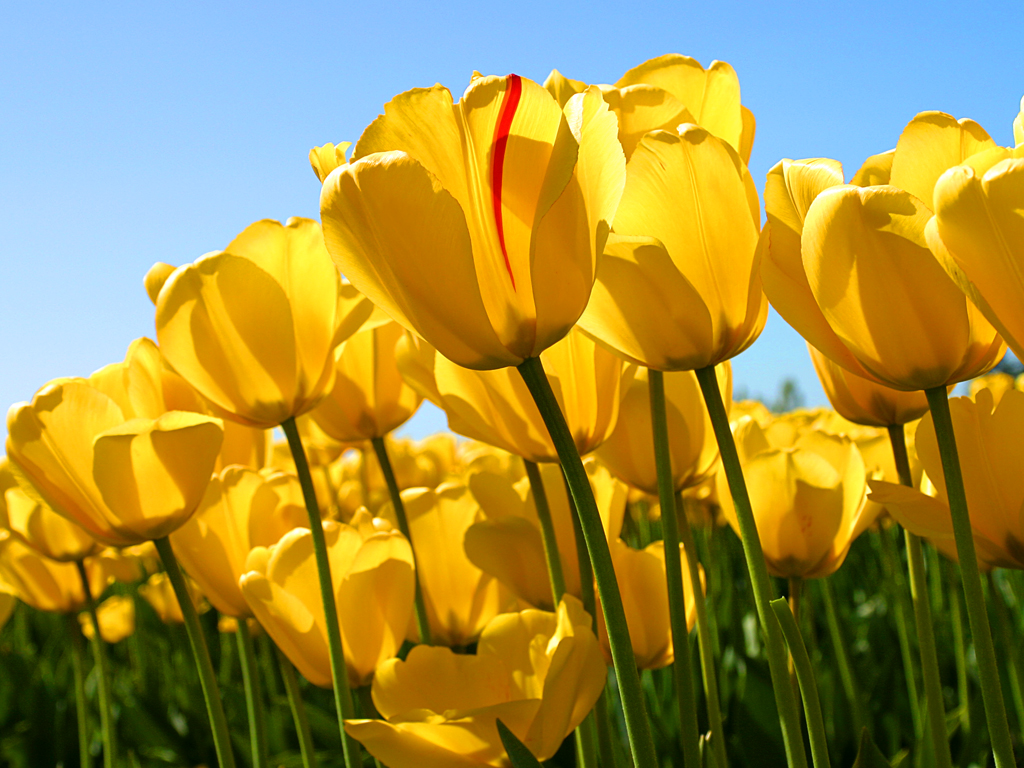
#> input picture Dataset_opencvdl/Q1_Image/Flower.jpg, 1024 x 768 px, found by its file name
$ python p12.py
#> lines starting #> are read from the running program, lines starting #| are printed output that depends on the picture
import cv2

img = cv2.imread("homework1\Dataset_opencvdl\Q1_Image\Flower.jpg")
#> img is the input picture: shape (768, 1024, 3); mean B, G, R 66.7, 143.3, 161.3

# deal with red seperation(channel = 2)

red_image = img.copy()
red_image[:,:,0] = 0
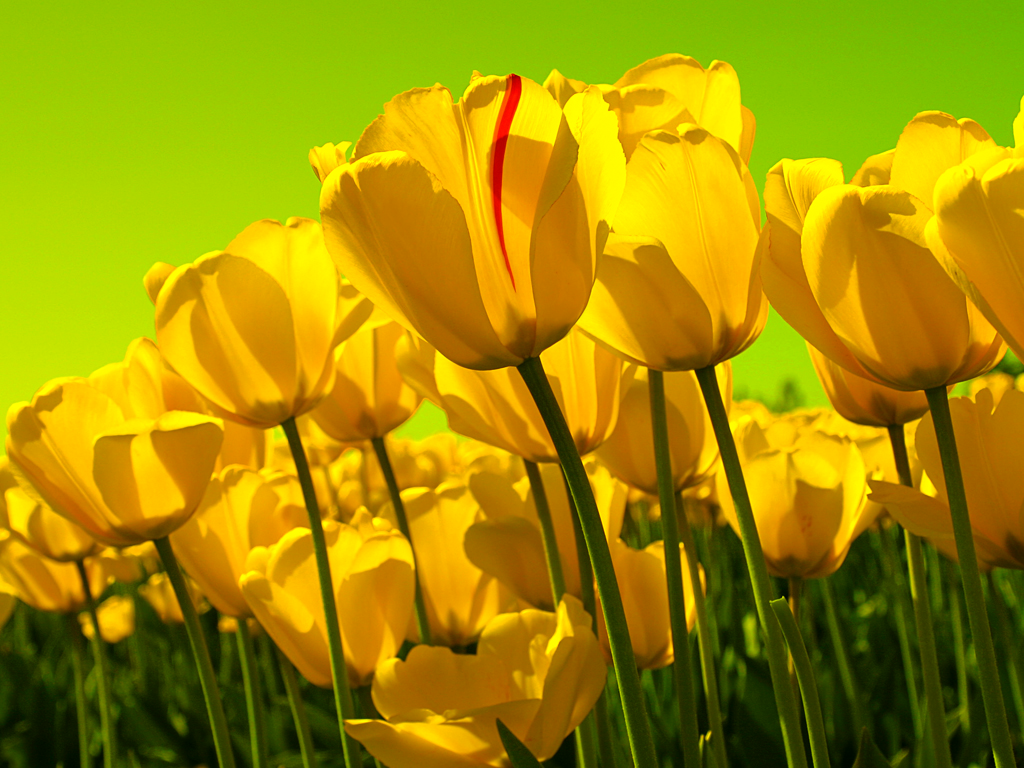
#> red_image: shape (768, 1024, 3); mean B, G, R 0, 143.3, 161.3
red_image[:,:,1] = 0
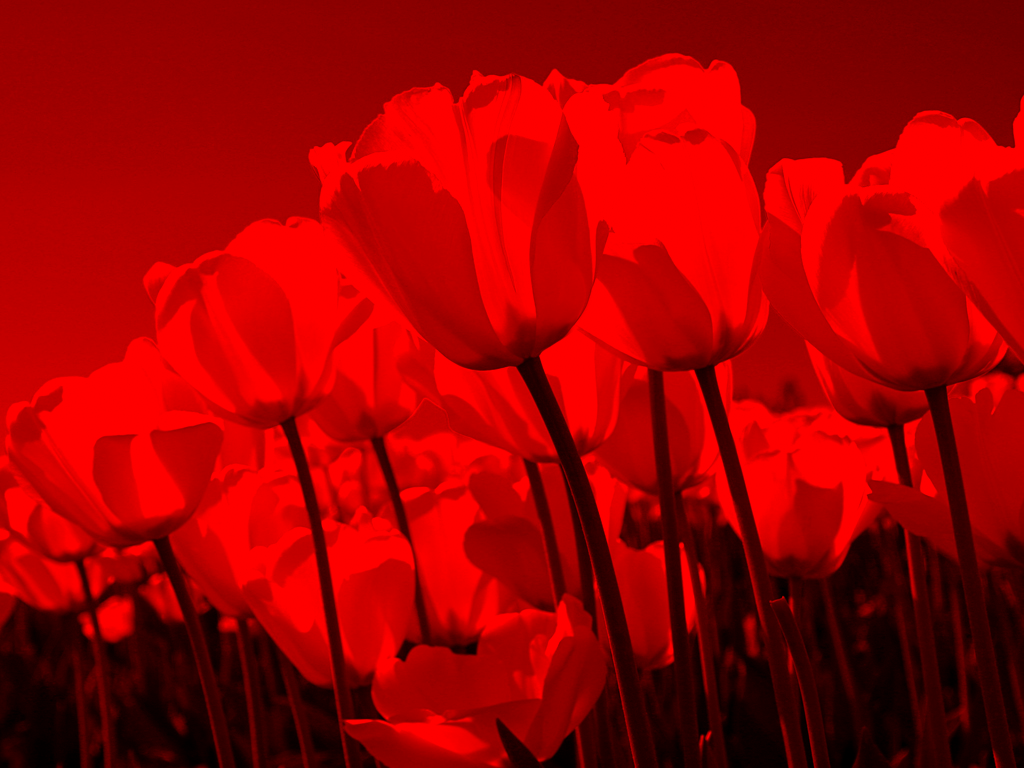
#> red_image: shape (768, 1024, 3); mean B, G, R 0, 0, 161.3
cv2.imshow('red_image',red_image)

# deal with red seperation(channel = 1)
green_image = img.copy()
green_image[:,:,0] = 0
green_image[:,:,2] = 0
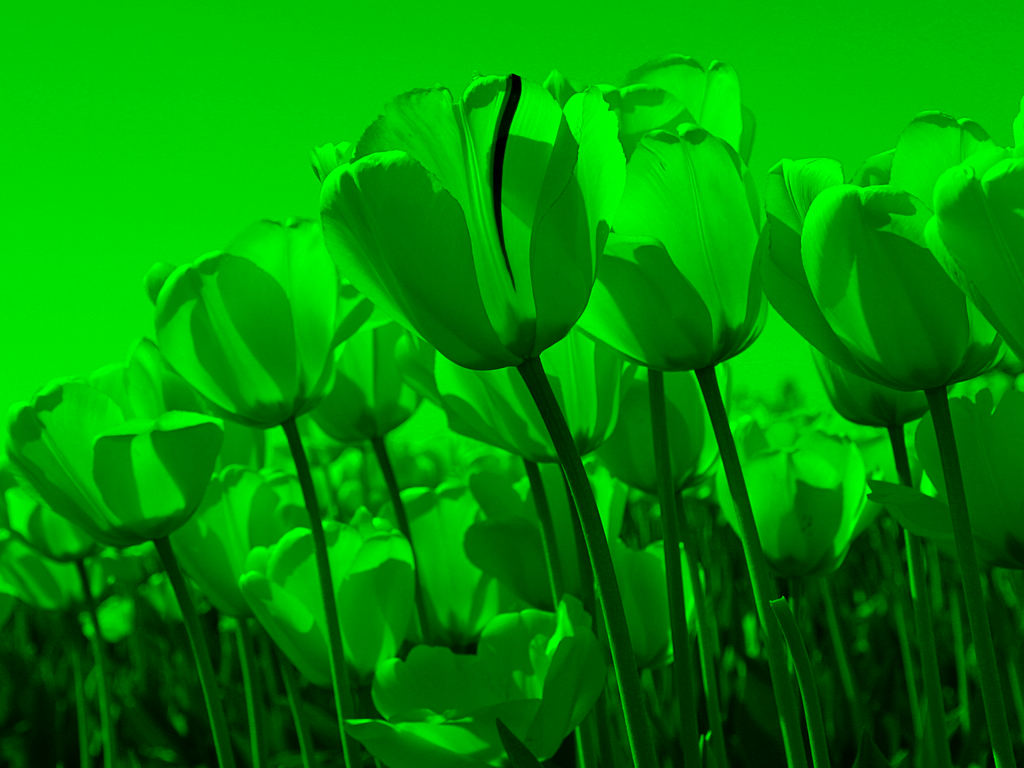
#> green_image: shape (768, 1024, 3); mean B, G, R 0, 143.3, 0
cv2.imshow('green_image',green_image)

# deal with red seperation(channel = 0)
blue_image = img.copy()
blue_image[:,:,1] = 0
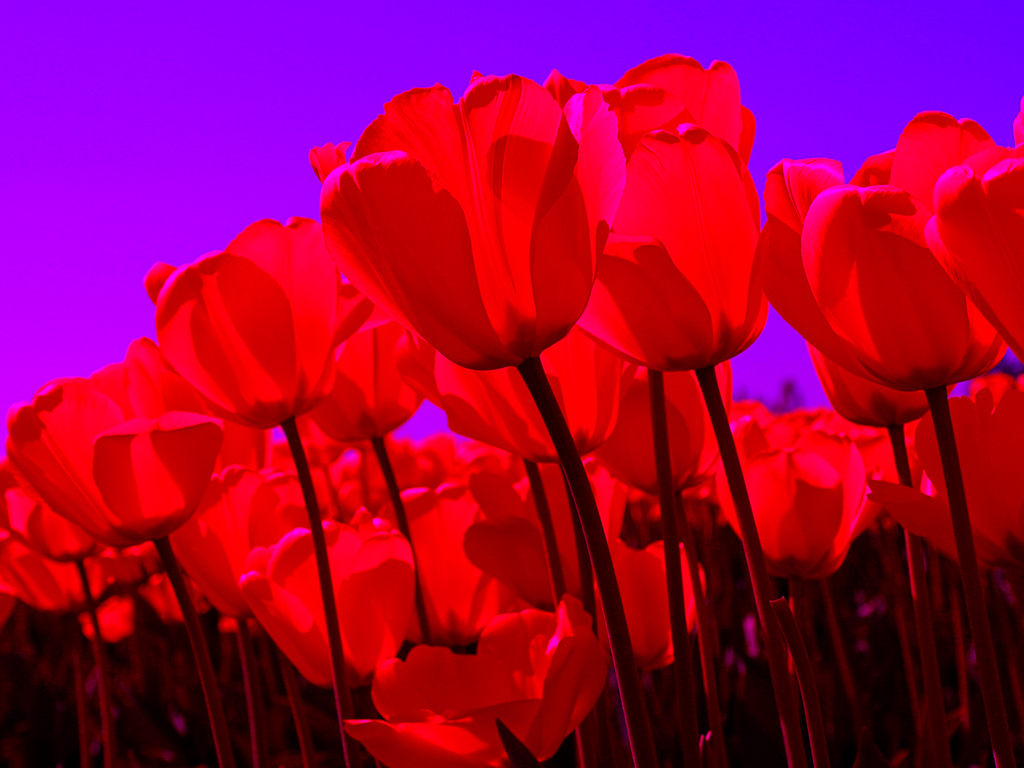
#> blue_image: shape (768, 1024, 3); mean B, G, R 66.7, 0, 161.3
blue_image[:,:,2] = 0
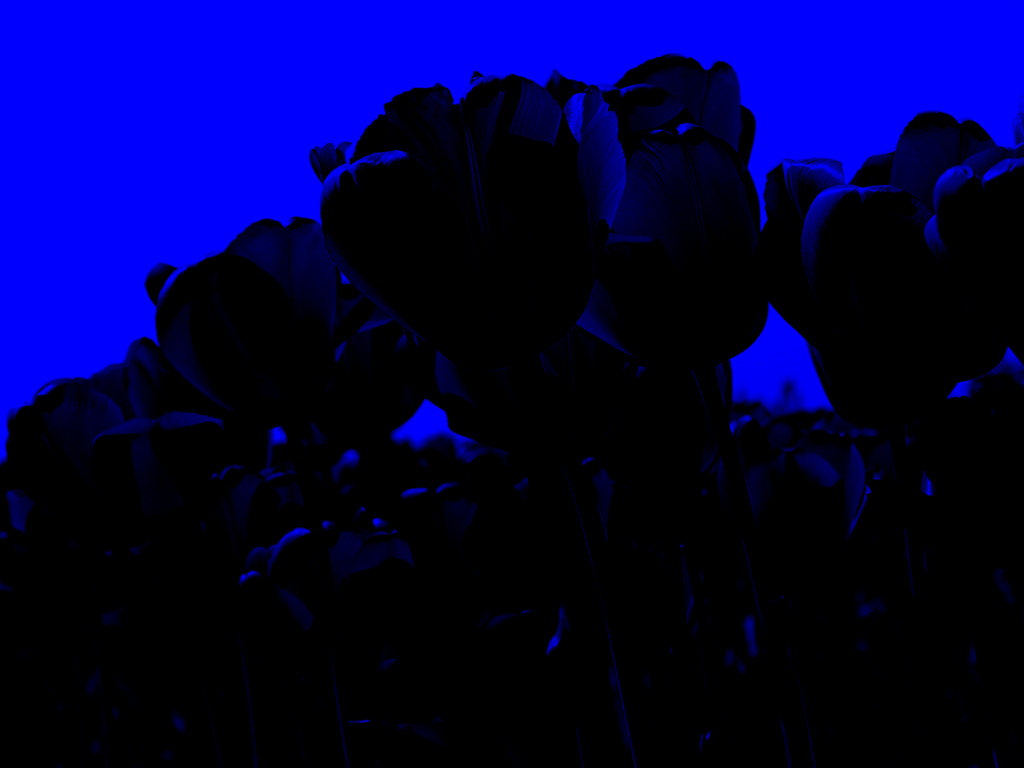
#> blue_image: shape (768, 1024, 3); mean B, G, R 66.7, 0, 0
cv2.imshow('blue_image',blue_image)
cv2.waitKey(0)
cv2.destroyAllWindows()

$ run again, with Dataset_opencvdl/Q1_Image/Uncle_Roger.jpg copied over Dataset_opencvdl/Q1_Image/Flower.jpg
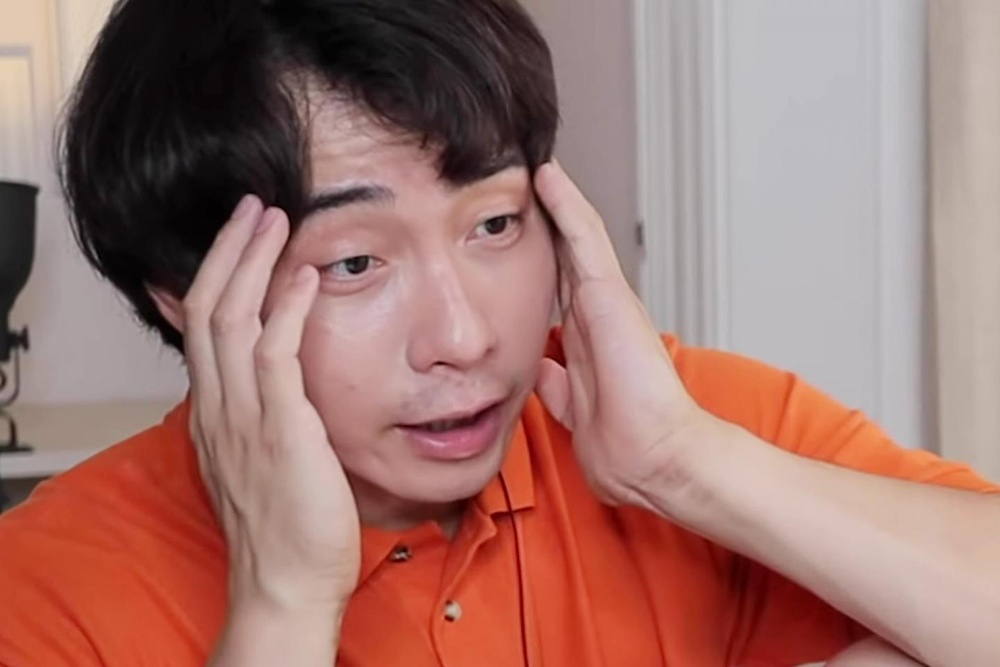
#> input picture Dataset_opencvdl/Q1_Image/Uncle_Roger.jpg, 1000 x 667 px, shrunk from 1440 x 960 before the run, found by its file name
#> img is the input picture: shape (667, 1000, 3); mean B, G, R 110.4, 117.2, 158.9
#> `green_image[:,:,2] = 0`:
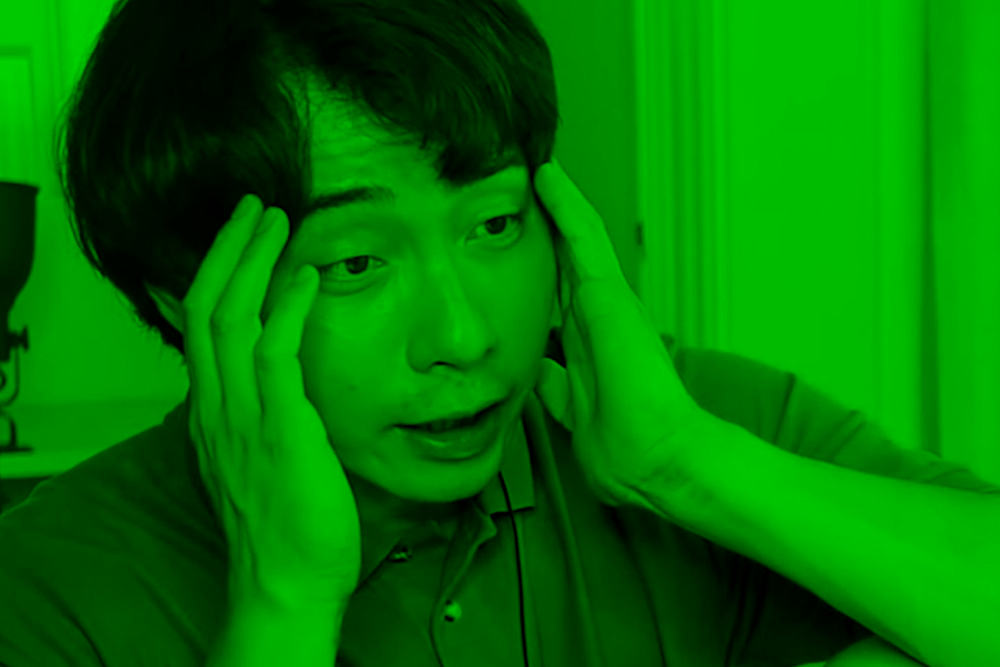
#> green_image: shape (667, 1000, 3); mean B, G, R 0, 117.2, 0
#> `blue_image[:,:,2] = 0`:
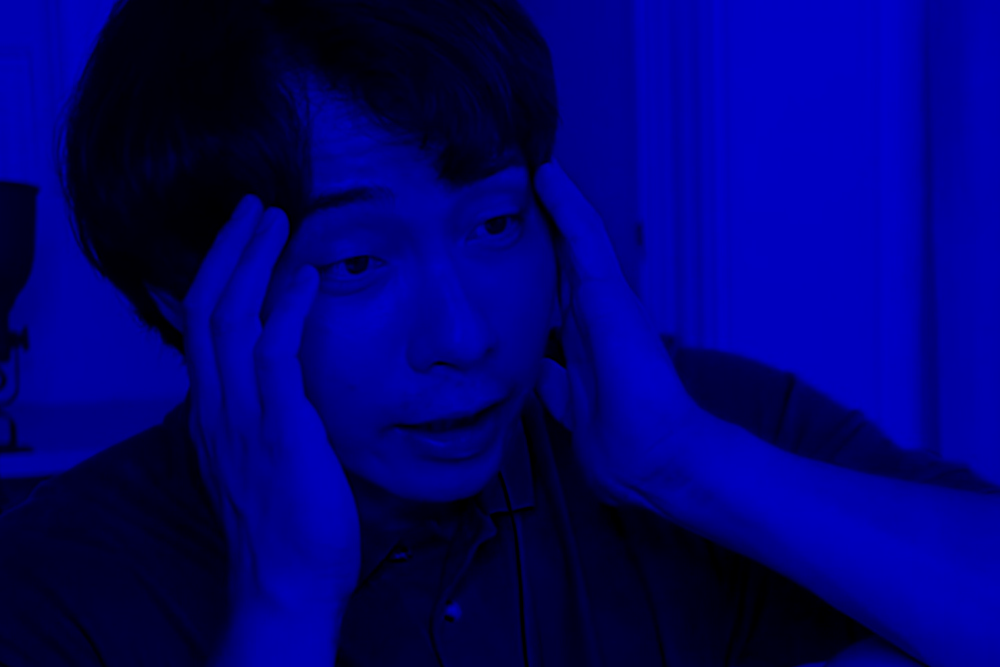
#> blue_image: shape (667, 1000, 3); mean B, G, R 110.4, 0, 0
